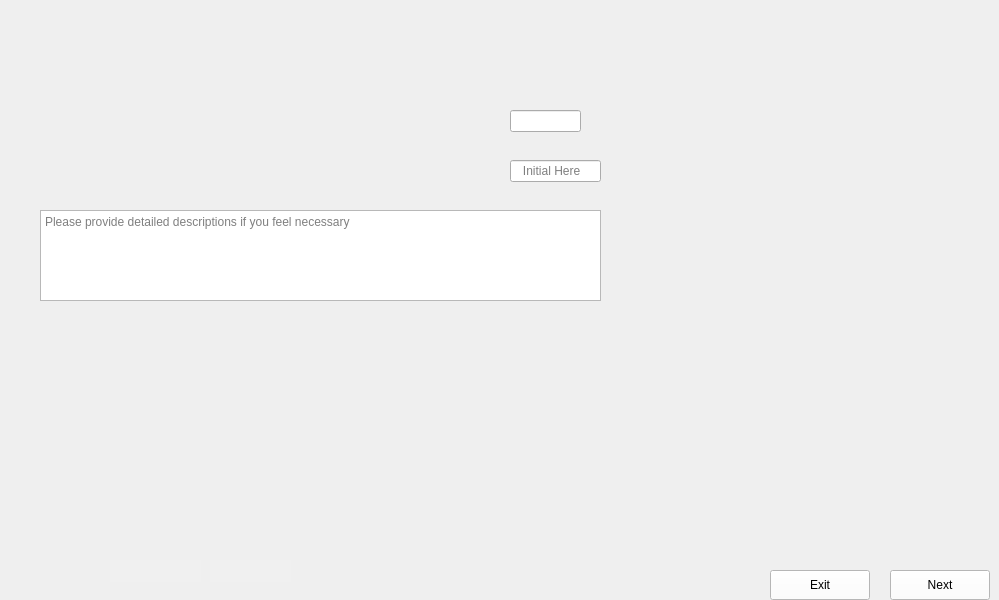
      <widget class="QWidget" name="PreLap_First_Epoxy_Fill_1">
       <property name="maximumSize">
        <size>
         <width>1024</width>
         <height>600</height>
        </size>
       </property>
       <property name="styleSheet">
        <string notr="true">border-image: url(:/images/images/Pre_Lap_First_Epoxy_Fill_1.png);</string>
       </property>
       <widget class="QLineEdit" name="PreLap_First_Epoxy_Fill_1_Data1">
        <property name="geometry">
         <rect>
          <x>510</x>
          <y>110</y>
          <width>71</width>
          <height>22</height>
         </rect>
        </property>
        <property name="styleSheet">
         <string notr="true">border-image:None;</string>
        </property>
       </widget>
       <widget class="QLineEdit" name="PreLap_First_Epoxy_Fill_1_Data0">
        <property name="geometry">
         <rect>
          <x>510</x>
          <y>160</y>
          <width>91</width>
          <height>22</height>
         </rect>
        </property>
        <property name="styleSheet">
         <string notr="true">border-image:None;</string>
        </property>
        <property name="placeholderText">
         <string>   Initial Here</string>
        </property>
       </widget>
       <widget class="QTextEdit" name="PreLap_First_Epoxy_Fill_1_Comments">
        <property name="geometry">
         <rect>
          <x>40</x>
          <y>210</y>
          <width>561</width>
          <height>91</height>
         </rect>
        </property>
        <property name="styleSheet">
         <string notr="true">border-image:None;</string>
        </property>
        <property name="placeholderText">
         <string>Please provide detailed descriptions if you feel necessary </string>
        </property>
       </widget>
       <widget class="QLineEdit" name="PreLap_First_Epoxy_Fill_1_Initials">
        <property name="geometry">
         <rect>
          <x>210</x>
          <y>560</y>
          <width>81</width>
          <height>22</height>
         </rect>
        </property>
        <property name="styleSheet">
         <string notr="true">QLineEdit{
background-color: rgb(240, 240, 240);
border: none;
border-image:None;
}</string>
        </property>
       </widget>
       <widget class="QLineEdit" name="PreLap_First_Epoxy_Fill_1_Dates">
        <property name="geometry">
         <rect>
          <x>110</x>
          <y>560</y>
          <width>91</width>
          <height>22</height>
         </rect>
        </property>
        <property name="styleSheet">
         <string notr="true">QLineEdit{
background-color: rgb(240, 240, 240);
border: none;
border-image:None;
}</string>
        </property>
       </widget>
       <widget class="QPushButton" name="PreLap_First_Epoxy_Fill_1_Next">
        <property name="geometry">
         <rect>
          <x>890</x>
          <y>570</y>
          <width>100</width>
          <height>30</height>
         </rect>
        </property>
        <property name="styleSheet">
         <string notr="true">QPushButton{
background-color: rgb(255, 255, 255);
height: 35px;
border-image:None;
}
QPushButton::hover{
background-color: rgb(0, 0, 255);
}
QPushButton:pressed{
padding-top:7px;
padding-top:7px;
}</string>
        </property>
        <property name="text">
         <string>Next</string>
        </property>
       </widget>
       <widget class="QPushButton" name="PreLap_First_Epoxy_Fill_1_Back">
        <property name="geometry">
         <rect>
          <x>770</x>
          <y>570</y>
          <width>100</width>
          <height>30</height>
         </rect>
        </property>
        <property name="styleSheet">
         <string notr="true">QPushButton{
background-color: rgb(255, 255, 255);
height: 35px;
border-image:None;
}
QPushButton::hover{
background-color: rgb(0, 0, 255);
}
QPushButton:pressed{
padding-top:7px;
padding-top:7px;
}</string>
        </property>
        <property name="text">
         <string>Exit</string>
        </property>
       </widget>
      </widget>
